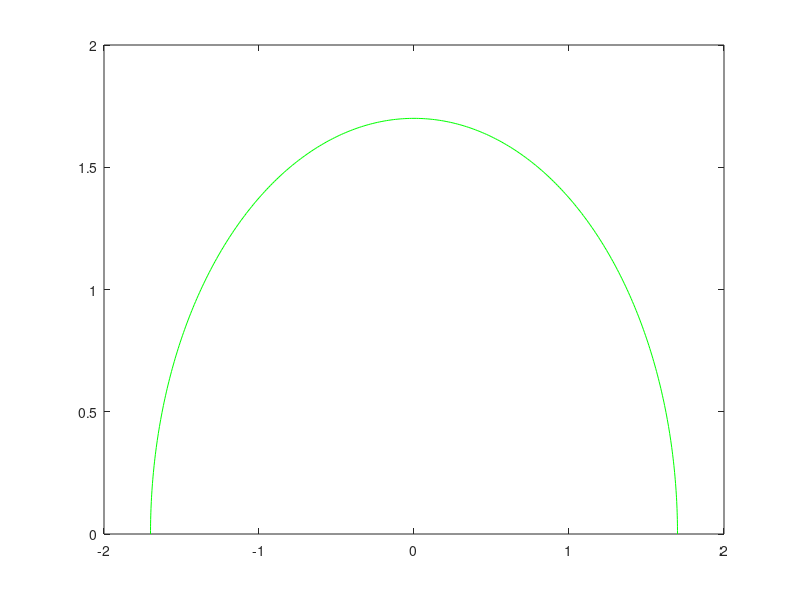

The MATLAB source for this figure: (Note: this script raises an error after producing the figure.)
clc;
rad=1.7;
th=[0:360];
numofrobo=20;
plot(rad*cos((pi/360)*th),rad*sin((pi/360)*th),'-g')
%hold on
r=1.7*rand(numofrobo,1).^(0.1);
theta=360*rand(numofrobo,1);
x=cos((pi/360)*th)*r;
y=sin((pi/360)*th)*r;
plot(x,y,'o')

theta=[0.5 0]';
thetai=repmat(theta,1,numofrobo);
t0 = 0; tf = 15;
x0=[x';y';zeros(2,numofrobo);thetai];

[t,x] = ode23(@swrmctrl,[t0,tf],x0);
% [t,x] = ode23(@swrmctrlring,[t0,tf],x0);

xo11=t;
xo12=2*sin(t);

for cnt=1:length(t)
    p1=[];
    x1=x(cnt,:);
    for ii=1:6:(numofrobo*6)
        p1=[p1 [x1(ii) x1(ii+1)]'];
    end
    plot(p1(1,:),p1(2,:),'o')
    axis([-10 18 -10 15])
    pause(.25)
end